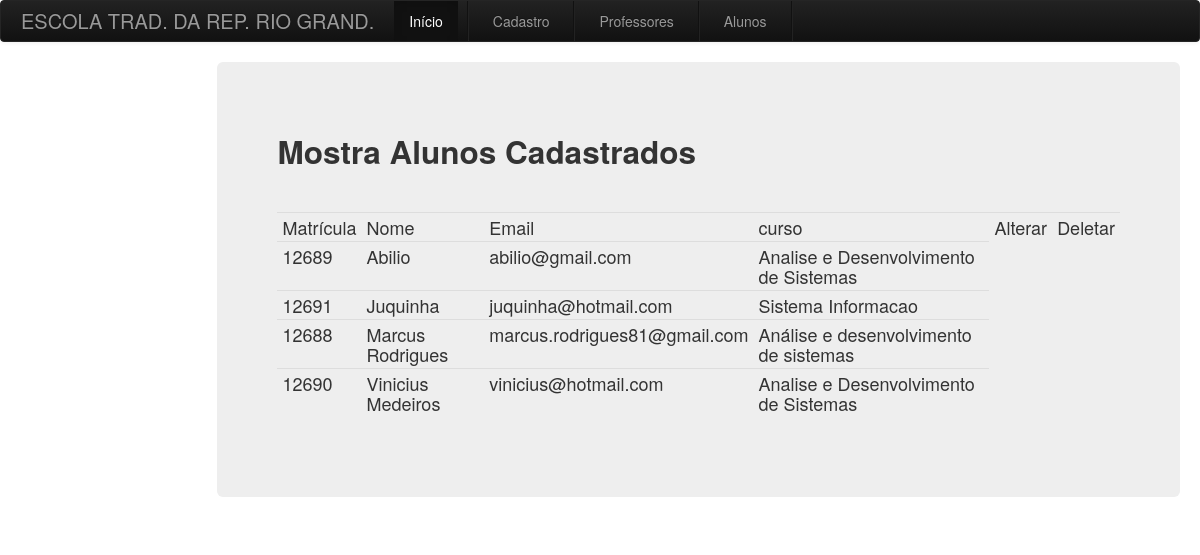
/mostraAluno.php, run on the app's committed database.
### tables this page shows
CREATE TABLE IF NOT EXISTS `alunos` (
  `matricula` smallint(9) NOT NULL AUTO_INCREMENT,
  `nome` varchar(60) DEFAULT NULL,
  `email` varchar(40) DEFAULT NULL,
  `curso` varchar(60) DEFAULT NULL,
  PRIMARY KEY (`matricula`)
);

### mostraAluno.php (the view, shortened to what this page needs)
<!DOCTYPE html PUBLIC "-//W3C//DTD XHTML 1.0 Transitional//EN" "http://www.w3.org/TR/xhtml1/DTD/xhtml1-transitional.dtd">
<html lang="en">
 	<head>
	<link href="css/bootstrap.css" rel="stylesheet">
    </head>
    <body>
        <?PHP
			require('top.php');
			require("conecta.inc");
			  $link = conecta_bd() or die("Não é possivel conectar-se ao servidor");
              $resultado = mysqli_query($link, "Select * from alunos order by nome;");
		?>
         <div class="container-fluid">
          <div class="row-fluid">
            <div class="span2">
            </div>
            <div class="span10">
              <div class="hero-unit">
                <h2>Mostra Alunos Cadastrados</h2>
              	<br>
                    <table class="table table-condensed">
                        <tr>
                            <td>Matrícula</td>
                            <td>Nome</td>
                            <td>Email</td>
                            <td>curso</td>
                            <td>Alterar</td>
                            <td>Deletar</td>
                        </tr>
                   <?PHP
                    while($linha= mysqli_fetch_array($resultado)){
                        $matricula = $linha["matricula"];
                        $nome = $linha["nome"];
                        $email = $linha["email"];
                        $curso = $linha["curso"];
                ?>
                        <tr>
                            <td><?PHP echo($matricula);?></td>
                            <td><?PHP echo($nome);?></td>
                            <td><?PHP echo($email);?></td>
                            <td><?PHP echo($curso);?></td>
                        </tr>
                 <?PHP
                    }
                 ?>
                    </table>
              </div>
            </div>
          </div>
        </div>
    </body>
</html>

### data on the page
alunos: matricula "12689", nome "Abilio", email "abilio@gmail.com", curso "Analise e Desenvolvimento de Sistemas"
alunos: matricula "12691", nome "Juquinha", email "juquinha@hotmail.com", curso "Sistema Informacao"
alunos: matricula "12688", nome "Marcus Rodrigues", email "marcus.rodrigues81@gmail.com", curso "Análise e desenvolvimento de sistemas"
alunos: matricula "12690", nome "Vinicius Medeiros", email "vinicius@hotmail.com", curso "Analise e Desenvolvimento de Sistemas"
